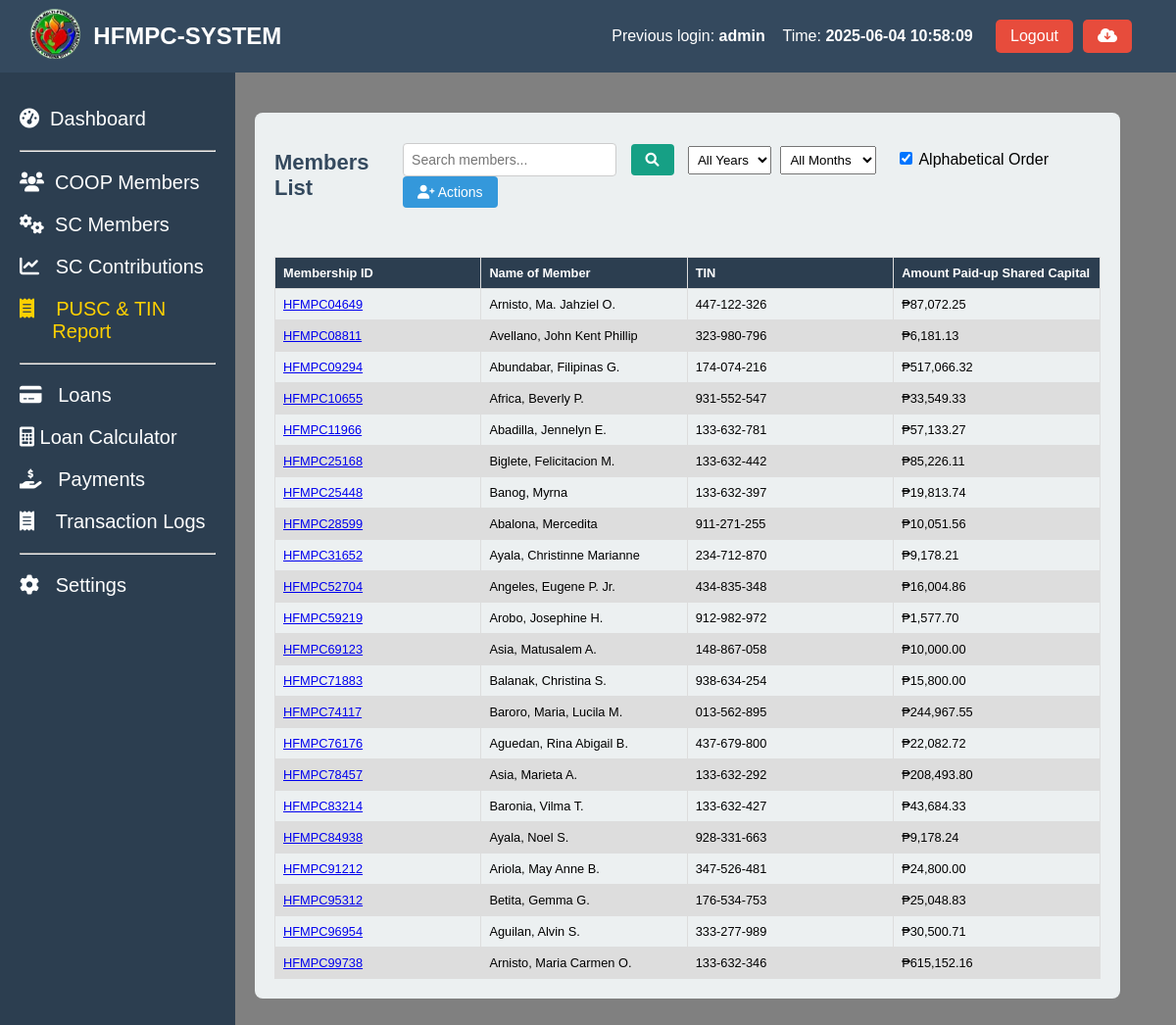
The app's page /coop_members_pusc_tin.php (signed in), older data.
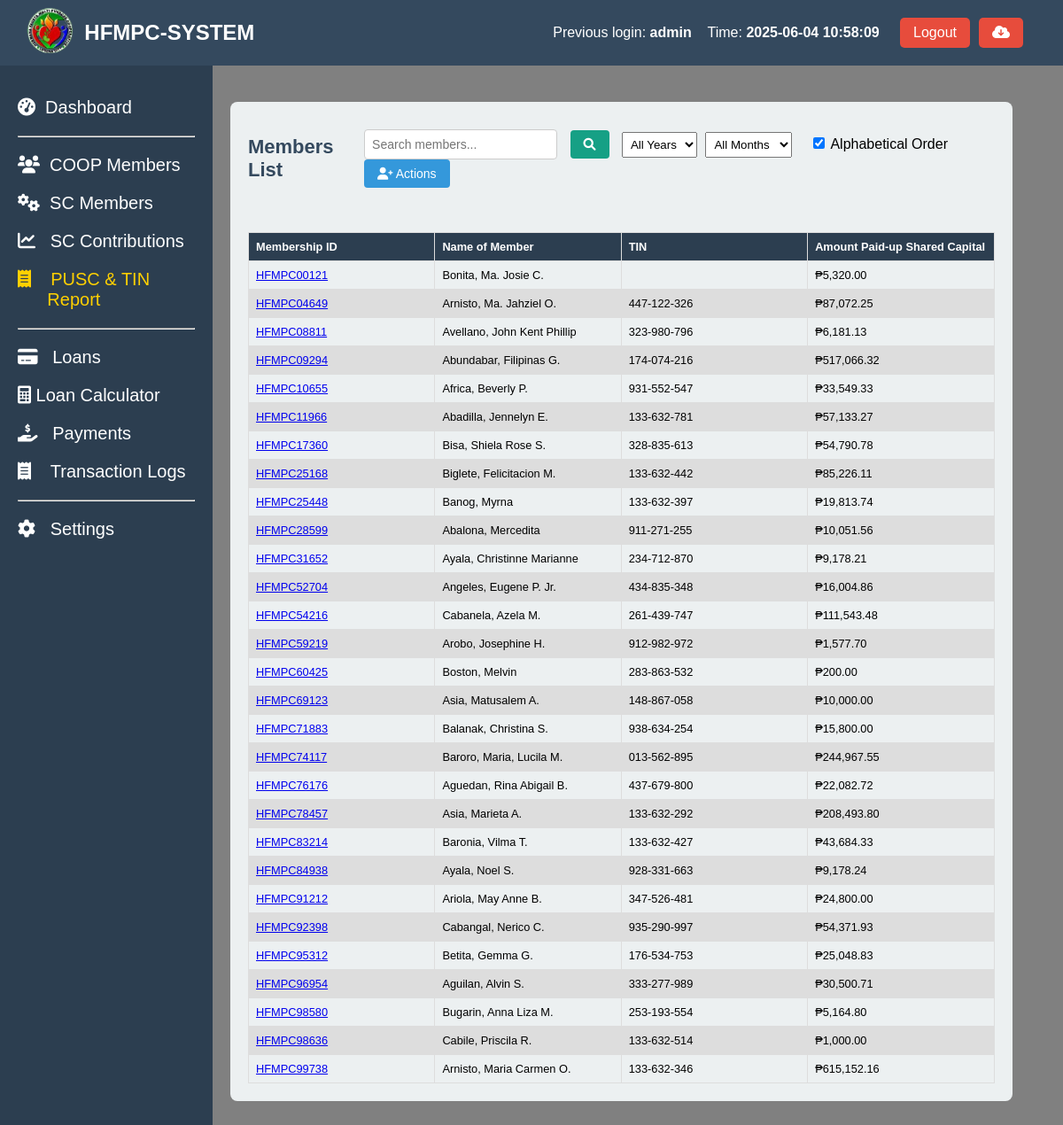
The same page, newer data.
### tables this page shows
CREATE TABLE `coop_members` (
  `coop_id` int(50) NOT NULL AUTO_INCREMENT,
  `membership_id` varchar(50) NOT NULL,
  `name_of_member` varchar(255) NOT NULL,
  `contact_number` varchar(20) NOT NULL,
  `tin` varchar(15) NOT NULL,
  `date_accepted` date NOT NULL,
  `bod_resolution` varchar(50) NOT NULL,
  `type_of_membership` varchar(50) NOT NULL,
  `shares_subscribed` decimal(10,2) NOT NULL,
  `amount_subscribed` decimal(10,2) NOT NULL,
  `initial_paid_up` decimal(10,2) NOT NULL,
  `address` text NOT NULL,
  `date_of_birth` date NOT NULL,
  `age` int(11) NOT NULL,
  `gender` varchar(20) DEFAULT NULL,
  `civil_status` varchar(50) DEFAULT NULL,
  `occupation` varchar(100) NOT NULL,
  `number_of_dependents` int(11) NOT NULL,
  `religious` varchar(100) NOT NULL,
  `annual_income` decimal(10,2) NOT NULL,
  `date_terminated` date DEFAULT NULL,
  `educational_attainment` varchar(50) DEFAULT NULL,
  `status` int(5) NOT NULL,
  `remarks` varchar(10) NOT NULL,
  `created_at` timestamp NOT NULL DEFAULT current_timestamp(),
  PRIMARY KEY (`coop_id`)
);

### coop_members_pusc_tin.php (the view, shortened to what this page needs)
<?php
include 'header.php';
include 'sidebar.php';
?>
<link rel="stylesheet" href="assets/coop_members_shared_capitals.css">
<link rel="stylesheet" href="assets/message.css">
<main class="content-member">
  <section class="stats-member">
    <div class="card-member">
      <div class="card-header-member">
        <h2>Members List</h2>
        <div class="actions">
           <input type="text" id="search-bar" placeholder="Search members..." oninput="searchTable()">
            <button class="search-btn" onclick="searchTable()">
                <i class="fas fa-search"></i>
            </button>
            <div class="filter-controls" style="display: inline-block; margin: 0 10px;">
              <select id="filter-year" style="padding: 5px; margin-right: 5px;">
                <option value="">All Years</option>
              </select>
              <select id="filter-month" style="padding: 5px; margin-right: 5px;">
                <option value="">All Months</option>
              </select>
              <label style="margin-left: 10px;">
                <input type="checkbox" id="alphabetical-sort" checked> Alphabetical Order
              </label>
            </div>
            <div class="dropdown">
              <button class="add-btn" onclick="toggleDropdown()">
                  <i class="fas fa-user-plus"></i> Actions
              </button>
            </div>
        </div>
      </div>
      <div style="overflow-x:auto;">
        <table id="member-table">
          <thead>
            <tr>
              <th>Membership ID</th>
              <th>Name of Member</th>
              <th>TIN</th>
              <th>Amount Paid-up Shared Capital</th>
            </tr>
          </thead>
          <tbody>
            <?php
            $sql = "SELECT cm.coop_id, cm.membership_id, cm.name_of_member, cm.tin,
                           COALESCE(SUM(sca.amount), 0) AS total_contribution
                    FROM coop_members cm
                    LEFT JOIN shared_capital_amount sca ON cm.membership_id = sca.membership_id
                    WHERE cm.remarks IS NULL OR cm.remarks != 'Deleted'
                    GROUP BY cm.membership_id, cm.name_of_member, cm.tin, cm.coop_id";
            $result = $conn->query($sql);
            if ($result->num_rows > 0) {
                while ($row = $result->fetch_assoc()) {
                  echo "<tr>";
                  echo "<td><a href='coop_members_profile.php?id=" . htmlspecialchars($row['membership_id']) . "'>" . htmlspecialchars($row['membership_id']) . "</a></td>";
                  echo "<td>" . htmlspecialchars($row['name_of_member']) . "</td>";
                  echo "<td>" . htmlspecialchars($row['tin']) . "</td>";
                  echo "<td>₱" . number_format($row['total_contribution'], 2) . "</td>";
                  echo "</tr>";
                }
            } else {
                echo "<tr><td colspan='4'>No members found</td></tr>";
            }
            ?>
          </tbody>
        </table>
      </div>
    </div>
  </section>
</main>

### header.php (shortened to what this page needs)
<?php
include 'config/config.php';
$previous_user = null;
$sql_prev = "SELECT id, username, login_time FROM login_activity ORDER BY login_time DESC LIMIT 1 OFFSET 1";
$result_prev = $conn->query($sql_prev);
if ($result_prev->num_rows > 0) {
    $previous_user = $result_prev->fetch_assoc();
}
?>
<!DOCTYPE html>
<html lang="en">
<head>
  <link rel="stylesheet" href="https://cdnjs.cloudflare.com/ajax/libs/font-awesome/6.0.0-beta3/css/all.min.css">
  <link rel="stylesheet" href="assets/styles.css">
</head>
<body>
<header class="header">
  <div class="header-content">
    <div class="dashboard-left">
      <a href="index.php"><img src="logo.png" alt="Logo" class="dashboard-logo" width="20%"></a>
      <h1> HFMPC-SYSTEM</h1>
    </div>
    <div class="admin-info">
      <?php if ($previous_user): ?>
        <div class="previous-login-info" style="text-align: right; display: flex; justify-content: space-between;">
          <p>Previous login: <strong><?php echo htmlspecialchars($previous_user['username']); ?></strong></p> &nbsp&nbsp&nbsp&nbsp
          <p>Time: <strong><?php echo htmlspecialchars($previous_user['login_time']); ?></strong></p>&nbsp&nbsp&nbsp
        </div>
      <?php else: ?>
        <p class="previous-login-info">No previous login records found.</p>
      <?php endif; ?>
      <button class="logout-btn" onclick="confirmLogout();">Logout</button>
      <form method="post" action="backup.php" onsubmit="return confirmBackup();">
          <button class="logout-btn" type="submit" name="backup"><i class="fas fa-cloud-download-alt"></i></button>
      </form>
    </div>
  </div>
</header>
</body>
</html>

### sidebar.php (shortened to what this page needs)
<?php
$current_page = basename($_SERVER['PHP_SELF']);
function is_active($page) {
    global $current_page;
    return $current_page == $page ? 'active' : '';
}
?>
<aside class="sidebar">
  <ul>
    <li class="<?= is_active('index.php') ?>"><a href="index.php"><i class="fas fa-tachometer-alt"></i>&nbsp Dashboard</a></li>
    <hr>
    <li class="<?= is_active('coop_members.php') ?>"><a href="coop_members.php"><i class="fas fa-users"></i>&nbsp COOP Members</a></li>
    <li class="<?= is_active('coop_members_shared_capitals.php') ?>"><a href="coop_members_shared_capitals.php"><i class="fas fa-cogs"></i>&nbsp SC Members</a></li>
    <li class="<?= is_active('coop_members_shared_capitals_contribution.php') ?>"><a href="coop_members_shared_capitals_contribution.php"><i class="fas fa-chart-line"></i>&nbsp&nbsp SC Contributions</a></li>
    <li class="<?= is_active('coop_members_pusc_tin.php') ?>"><a href="coop_members_pusc_tin.php"><i class="fas fa-receipt"></i>&nbsp&nbsp&nbsp PUSC & TIN &nbsp&nbsp&nbsp&nbsp&nbsp&nbspReport</a></li>
    <hr>
    <li class="<?= is_active('coop_members_loan.php') ?>"><a href="coop_members_loan.php"><i class="fas fa-credit-card"></i>&nbsp&nbsp Loans</a></li>
    <li class="<?= is_active('loan_amortization.php') ?>"><a href="loan_amortization.php"><i class="fas fa-calculator"></i> Loan Calculator</a></li>
    <li class="<?= is_active('coop_members_payments.php') ?>"><a href="coop_members_payments.php"><i class="fas fa-hand-holding-usd"></i>&nbsp&nbsp Payments</a></li>
    <li class="<?= is_active('coop_members_transaction_logs.php') ?>"><a href="coop_members_transaction_logs.php"><i class="fas fa-receipt"></i>&nbsp&nbsp&nbsp Transaction Logs</a></li>
    <hr>
    <li class="<?= is_active('#') ?>"><a href="#"><i class="fas fa-cog"></i>&nbsp&nbsp Settings</a></li>
  </ul>
</aside>

### assets/styles.css (style rules this page uses)
body { font-family: Arial, sans-serif; margin: 0; height: 100vh; display: flex; flex-direction: column; }
header { background-color: #34495e; color: white; padding: 5px; width: 100%; display: flex; justify-content: space-between; align-items: center; position: fixed; z-index: 10; }
header h1 { font-size: 24px; }
.header-content { display: flex; justify-content: space-between; width: 100%; padding-right: 50px; padding-left: 20px; }
.admin-info { display: flex; align-items: center; gap: 10px; }
.logout-btn { background-color: #e74c3c; color: white; border: none; padding: 8px 15px; cursor: pointer; font-size: 16px; border-radius: 5px; }
.logout-btn { background-color: #e74c3c; color: white; border: none; padding: 8px 15px; cursor: pointer; }
.sidebar { margin-top: 10px; width: 200px; background-color: #2c3e50; color: white; padding: 20px; height: 100%; position: fixed; top: 60px; z-index: 5; }
.sidebar ul { list-style: none; padding: 0; }
.sidebar ul li { margin: 20px 0; }
.sidebar ul li a { color: white; text-decoration: none; font-size: 20px; display: block; transition: 0.5s; }
.dashboard-left { display: flex; align-items: center; gap: 10px; }
.dashboard-logo { height: 60px; width: auto; object-fit: contain; }

### assets/coop_members_shared_capitals.css (style rules this page uses)
.content-member { background-color: gray; margin-left: 150px; padding: 100px; margin-top: 5px; flex-grow: 1; height: 100vh; overflow-y: auto; position: relative; }
.stats-member { display: flex; justify-content: space-between; margin-top: 10px; width: 105%; }
.card-member { background-color: #ecf0f1; border-radius: 8px; padding: 20px; width: 100%; margin-left: 10px; position:relative; }
.card-member h2 { font-size: 22px; color: #34495e; }
table { font-family: arial, sans-serif; border-collapse: collapse; width: 100%; table-layout: fixed; font-size: 80%; }
th { background-color: #2c3e50; color: white; }
td, th { border: 1px solid #dddddd; text-align: left; padding: 8px; word-wrap: break-word; white-space: normal; max-width: 150px; overflow: hidden; text-overflow: ellipsis; }
tr:nth-child(even) { background-color: #dddddd; }
.card-header-member { display: flex; justify-content: space-between; align-items: center; margin-bottom: 20px; }
.add-btn { padding: 8px 15px; font-size: 14px; color: white; background-color: #3498db; border: none; border-radius: 4px; cursor: pointer; }
form { display: flex; flex-direction: column; }
#search-bar { padding: 8px; font-size: 14px; width: 200px; border: 1px solid #ccc; border-radius: 4px; }
.search-btn { padding: 8px 15px; font-size: 14px; color: white; background-color: #16a085; border: none; border-radius: 4px; cursor: pointer; margin-left: 10px; }
.dropdown { position: relative; display: inline-block; }

### sidebar.php (style rules this page uses)
.sidebar .active a { color:rgb(255, 208, 0); }

Row changes from the older to the newer data that the page shows:
added coop_members: membership "HFMPC00121", name_of_member "Bonita, Ma. Josie C.", total_contribution "5,320.00"
added coop_members: membership "HFMPC17360", name_of_member "Bisa, Shiela Rose S.", tin "328-835-613", total_contribution "54,790.78"
added coop_members: membership "HFMPC54216", name_of_member "Cabanela, Azela M.", tin "261-439-747", total_contribution "111,543.48"
added coop_members: membership "HFMPC60425", name_of_member "Boston, Melvin", tin "283-863-532", total_contribution "200.00"
added coop_members: membership "HFMPC92398", name_of_member "Cabangal, Nerico C.", tin "935-290-997", total_contribution "54,371.93"
added coop_members: membership "HFMPC98580", name_of_member "Bugarin, Anna Liza M.", tin "253-193-554", total_contribution "5,164.80"
added coop_members: membership "HFMPC98636", name_of_member "Cabile, Priscila R.", tin "133-632-514", total_contribution "1,000.00"
